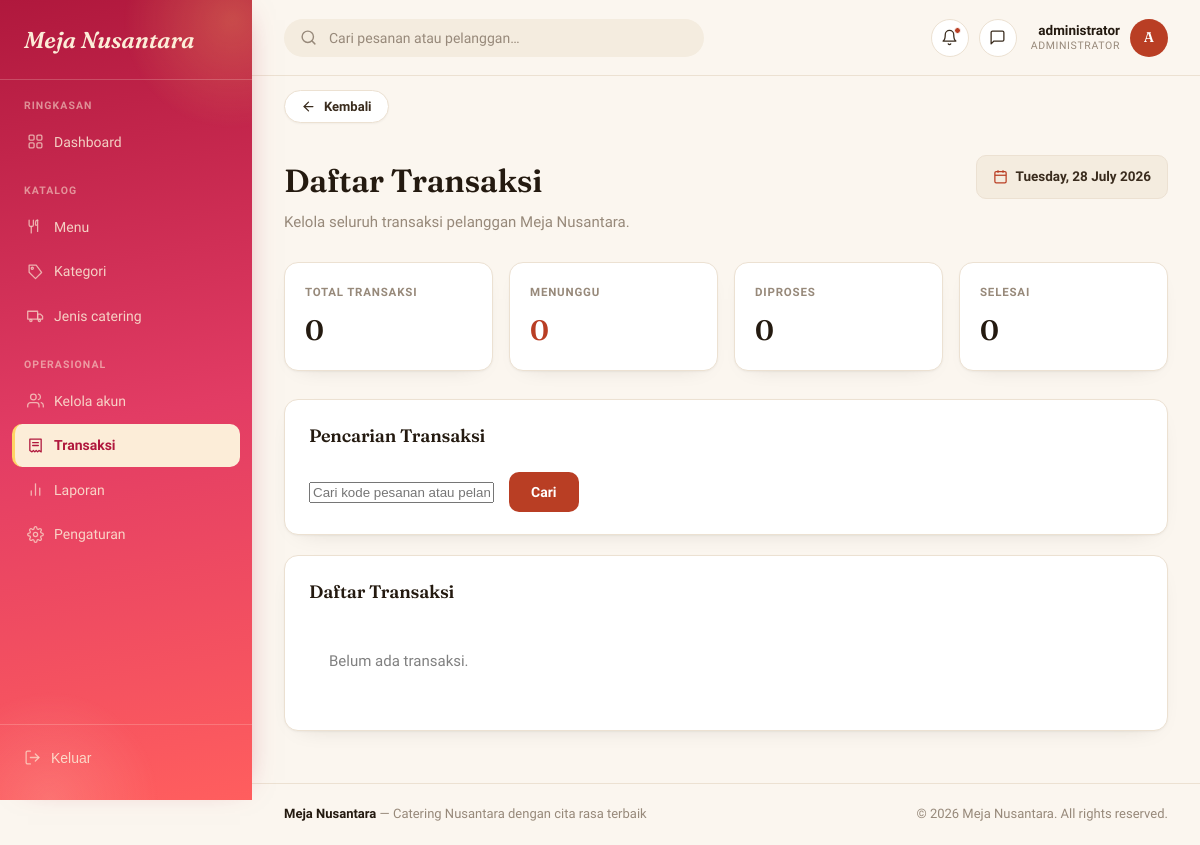
Before: /admin-panel/transaksi/ (signed in) with the older database file.
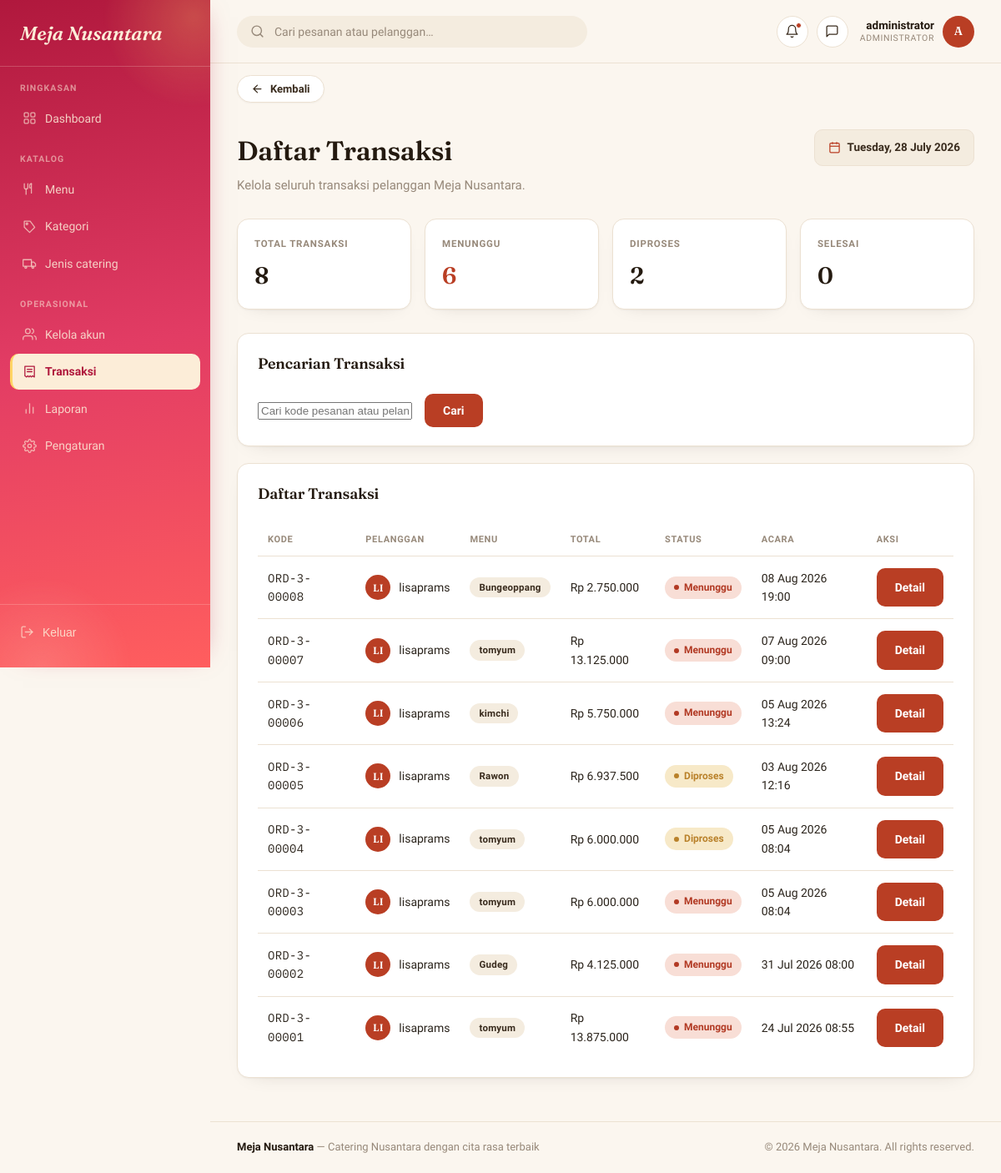
After: the same page with the newer database file.
### administrator/models.py (models this page shows, shortened)
class Pesanan(models.Model):
    class StatusPesanan(models.TextChoices):
        MENUNGGU_PEMBAYARAN = 'menunggu_pembayaran', 'Menunggu Pembayaran'
        DIPROSES = 'diproses', 'Diproses'
        SELESAI = 'selesai', 'Selesai'
        DIBATALKAN = 'dibatalkan', 'Dibatalkan'
    class StatusPembayaran(models.TextChoices):
            BELUM_BAYAR = 'belum_bayar', 'Belum Bayar'
            DP_MENUNGGU_VERIFIKASI = 'dp_menunggu_verifikasi', 'DP Menunggu Verifikasi'
            DP_TERVERIFIKASI = 'dp_terverifikasi', 'DP Terverifikasi (Menunggu Pelunasan)'
            PELUNASAN_MENUNGGU_VERIFIKASI = 'pelunasan_menunggu_verifikasi', 'Menunggu Verifikasi'
            LUNAS = 'lunas', 'Lunas'
    kode_pesanan = models.CharField(max_length=30, unique=True, editable=False)
    pelanggan = models.ForeignKey(
        User, on_delete=models.CASCADE, related_name='pesanan_list',
        limit_choices_to={'role': 'pelanggan'}
    )
    menu = models.ForeignKey(Menu, on_delete=models.PROTECT, related_name='pesanan_list')
    jenis_catering = models.ForeignKey(JenisCatering, on_delete=models.PROTECT, related_name='pesanan_list')
    nama_pemesan = models.CharField(max_length=150)
    alamat = models.TextField()
    no_telepon = models.CharField(max_length=20)
    waktu_acara = models.DateTimeField()
    jumlah_porsi = models.PositiveIntegerField(validators=[MinValueValidator(1)])
    catatan_tambahan = models.TextField(blank=True)
    total_harga = models.DecimalField(max_digits=14, decimal_places=2)
    status = models.CharField(
        max_length=30, choices=StatusPesanan.choices, default=StatusPesanan.MENUNGGU_PEMBAYARAN
    )
    wajib_dp = models.BooleanField(
        default=False,
        help_text="Snapshot: apakah pesanan ini wajib DP (diambil dari pengaturan saat pesanan dibuat)."
    )
    persen_dp = models.PositiveIntegerField(
        null=True, blank=True,
        help_text="Snapshot persentase DP yang berlaku untuk pesanan ini (jika wajib_dp=True)."
    )
    status_pembayaran = models.CharField(
        max_length=40, choices=StatusPembayaran.choices, default=StatusPembayaran.BELUM_BAYAR
    )
    diproses_oleh = models.ForeignKey(
        User, on_delete=models.SET_NULL, null=True, blank=True,
        related_name='pesanan_diproses', limit_choices_to={'role': 'petugas'}
    )
    created_at = models.DateTimeField(auto_now_add=True)
    updated_at = models.DateTimeField(auto_now=True)
    class StatusPembayaran(models.TextChoices):
        BELUM_BAYAR = 'belum_bayar', 'Belum Bayar'
        DP_MENUNGGU_VERIFIKASI = 'dp_menunggu_verifikasi', 'DP Menunggu Verifikasi'
        DP_TERVERIFIKASI = 'dp_terverifikasi', 'DP Terverifikasi (Menunggu Pelunasan)'
        PELUNASAN_MENUNGGU_VERIFIKASI = 'pelunasan_menunggu_verifikasi', 'Menunggu Verifikasi'
        LUNAS = 'lunas', 'Lunas'
    class Meta:
        verbose_name_plural = "Pesanan"
        ordering = ['-created_at']

class User(AbstractUser):
    class Role(models.TextChoices):
        ADMINISTRATOR = 'administrator', 'Administrator'
        petugas = 'petugas', 'petugas'
        PELANGGAN = 'pelanggan', 'Pelanggan'
    role = models.CharField(max_length=20, choices=Role.choices, default=Role.PELANGGAN)
    is_approved = models.BooleanField(
        default=False,
        help_text="Khusus role pelanggan. True jika registrasi sudah disetujui petugas."
    )
    approved_by = models.ForeignKey(
        'self', on_delete=models.SET_NULL, null=True, blank=True,
        related_name='approved_users', limit_choices_to={'role': 'petugas'}
    )
    approved_at = models.DateTimeField(null=True, blank=True)
    no_telepon = models.CharField(max_length=20, blank=True)
    alamat = models.TextField(blank=True)

class Menu(models.Model):
    class StatusStok(models.TextChoices):
        TERSEDIA = 'tersedia', 'Tersedia'
        KOSONG = 'kosong', 'Kosong'
    kategori = models.ForeignKey(KategoriMenu, on_delete=models.PROTECT, related_name='menu_list')
    jenis_catering = models.ForeignKey(
        JenisCatering, on_delete=models.SET_NULL, related_name='menu_list',
        null=True, blank=True,
    )
    nama_paket = models.CharField(max_length=150)
    deskripsi = models.TextField(blank=True)
    harga_per_porsi = models.DecimalField(max_digits=12, decimal_places=2, validators=[MinValueValidator(0)])
    foto = models.ImageField(upload_to='menu/', blank=True, null=True)
    status_stok = models.CharField(max_length=20, choices=StatusStok.choices, default=StatusStok.TERSEDIA)
    dibuat_oleh = models.ForeignKey(
        User, on_delete=models.SET_NULL, null=True, blank=True,
        related_name='menu_dibuat', limit_choices_to={'role': 'administrator'}
    )
    created_at = models.DateTimeField(auto_now_add=True)
    updated_at = models.DateTimeField(auto_now=True)
    class Meta:
        verbose_name_plural = "Menu"

### administrator/views.py (the view)
# urls.py: path('transaksi/', views.transaksi_list, name='transaksi_list'),
@role_required('administrator')
def transaksi_list(request):
    status_filter = request.GET.get('status', '')
    q = request.GET.get('q', '').strip()
    pesanan = Pesanan.objects.select_related('pelanggan', 'menu').prefetch_related('pembayaran_list').order_by('-created_at')
    if status_filter:
        pesanan = pesanan.filter(status=status_filter)
    if q:
        pesanan = pesanan.filter(
            Q(kode_pesanan__icontains=q) | Q(pelanggan__username__icontains=q)
        )
    semua_pesanan = Pesanan.objects.all()
    paginator = Paginator(pesanan, 15)
    page_obj = paginator.get_page(request.GET.get('page'))
    return render(request, 'administrator/transaksi_list.html', {
        'page_obj': page_obj,
        'transaksi': page_obj,
        'q': q,
        'status_filter': status_filter,
        'status_choices': Pesanan.StatusPesanan.choices,
        'total_transaksi': semua_pesanan.count(),
        'total_menunggu': semua_pesanan.filter(status=Pesanan.StatusPesanan.MENUNGGU_PEMBAYARAN).count(),
        'total_diproses': semua_pesanan.filter(status=Pesanan.StatusPesanan.DIPROSES).count(),
        'total_selesai': semua_pesanan.filter(status=Pesanan.StatusPesanan.SELESAI).count(),
    })

### administrator/templatetags/rupiah.py (called while the page is built)
@register.filter
def rupiah(value):
    try:
        return "Rp {:,.0f}".format(value).replace(",", ".")
    except (ValueError, TypeError):
        return value

### templates/administrator/transaksi_list.html (shortened to what this page needs)
{% extends "base.html" %}
{% load rupiah %}
{% block topbar_role %}Administrator{% endblock %}
{% block content %}
<div class="page-head">
<div>
<h1>Daftar Transaksi</h1>
<p>Kelola seluruh transaksi pelanggan Meja Nusantara.</p>
</div>
<div class="date-pill">
<svg viewBox="0 0 24 24" fill="none" stroke="currentColor" stroke-width="2">
<rect x="3" y="4" width="18" height="18" rx="2"/>
<line x1="16" y1="2" x2="16" y2="6"/>
<line x1="8" y1="2" x2="8" y2="6"/>
<line x1="3" y1="10" x2="21" y2="10"/>
</svg>
{% now "l, j F Y" %}
</div>
</div>
<div class="stat-grid">
    <div class="ticket stat-card">
        <div class="ticket-body">
            <div class="stat-label">Total Transaksi</div>
            <div class="stat-value">
                {{ transaksi|length }}
            </div>
        </div>
    </div>
    <div class="ticket stat-card">
        <div class="ticket-body">
            <div class="stat-label">Menunggu</div>
            <div class="stat-value accent">
                {{ total_menunggu }}
            </div>
        </div>
    </div>
    <div class="ticket stat-card">
        <div class="ticket-body">
            <div class="stat-label">Diproses</div>
            <div class="stat-value">
                {{ total_diproses }}
            </div>
        </div>
    </div>
    <div class="ticket stat-card">
        <div class="ticket-body">
            <div class="stat-label">Selesai</div>
            <div class="stat-value">
                {{ total_selesai }}
            </div>
        </div>
    </div>
</div>
<div class="panel">
<div class="panel-head">
<h3>Pencarian Transaksi</h3>
</div>
<form method="get">
<div style="
display:flex;
gap:15px;
align-items:center;">
<input
type="text"
name="q"
class="form-control"
placeholder="Cari kode pesanan atau pelanggan..."
value="{{ request.GET.q }}">
<button
class="btn btn-primary">
Cari
</button>
</div>
</form>
</div>
<div class="panel">
    <div class="panel-head">
        <h3>Daftar Transaksi</h3>
    </div>
{% if transaksi %}
<table class="data">
    <thead>
        <tr>
            <th>Kode</th>
            <th>Pelanggan</th>
            <th>Menu</th>
            <th>Total</th>
            <th>Status</th>
            <th>Acara</th>
            <th>Aksi</th>
        </tr>
    </thead>
    <tbody>
{% for pesanan in transaksi %}
<tr>
<td class="mono">
{{ pesanan.kode_pesanan }}
</td>
<td>
<div class="cell-person">
<div class="avatar avatar-sm">
{{ pesanan.pelanggan.username|slice:":2"|upper }}
</div>
{{ pesanan.pelanggan.username }}
</div>
</td>
<td>
<span class="pill-tag">
{{ pesanan.menu.nama_paket }}
</span>
</td>
<td>
{{ pesanan.total_harga|rupiah }}
</td>
<td>
{% if pesanan.status == 'menunggu_pembayaran' %}
<span class="badge menunggu">
Menunggu
</span>
{% elif pesanan.status == 'diproses' %}
<span class="badge diproses">
Diproses
</span>
{% elif pesanan.status == 'selesai' %}
<span class="badge selesai">
Selesai
</span>
{% elif pesanan.status == 'dibatalkan' %}
<span class="badge batal">
Dibatalkan
</span>
{% else %}
<span class="badge">
{{ pesanan.get_status_display }}
</span>
{% endif %}
</td>
<td>
{{ pesanan.waktu_acara|date:"d M Y H:i" }}
</td>
<td>
<a href="{% url 'administrator:transaksi_detail' pesanan.id %}"
class="btn btn-primary">
Detail
</a>
</td>
</tr>
{% endfor %}
</tbody>
</table>
{% else %}
<p style="padding:20px;color:gray">
Belum ada transaksi.
</p>
{% endif %}
</div>
{% endblock %}

Changed rows visible on the page:
added Pesanan: kode_pesanan "ORD-3-00008", pelanggan.username "LI", pelanggan.username "lisaprams", menu.nama_paket "Bungeoppang", total_harga|rupiah "Rp 2.750.000", shows "Menunggu", waktu_acara "08 Aug 2026 19:00"
added Pesanan: kode_pesanan "ORD-3-00007", pelanggan.username "LI", pelanggan.username "lisaprams", menu.nama_paket "tomyum", total_harga|rupiah "Rp 13.125.000", shows "Menunggu", waktu_acara "07 Aug 2026 09:00"
added Pesanan: kode_pesanan "ORD-3-00006", pelanggan.username "LI", pelanggan.username "lisaprams", menu.nama_paket "kimchi", total_harga|rupiah "Rp 5.750.000", shows "Menunggu", waktu_acara "05 Aug 2026 13:24"
added Pesanan: kode_pesanan "ORD-3-00005", pelanggan.username "LI", pelanggan.username "lisaprams", menu.nama_paket "Rawon", total_harga|rupiah "Rp 6.937.500", status "Diproses", waktu_acara "03 Aug 2026 12:16"
added Pesanan: kode_pesanan "ORD-3-00004", pelanggan.username "LI", pelanggan.username "lisaprams", menu.nama_paket "tomyum", total_harga|rupiah "Rp 6.000.000", status "Diproses", waktu_acara "05 Aug 2026 08:04"
added Pesanan: kode_pesanan "ORD-3-00003", pelanggan.username "LI", pelanggan.username "lisaprams", menu.nama_paket "tomyum", total_harga|rupiah "Rp 6.000.000", shows "Menunggu", waktu_acara "05 Aug 2026 08:04"
added Pesanan: kode_pesanan "ORD-3-00002", pelanggan.username "LI", pelanggan.username "lisaprams", menu.nama_paket "Gudeg", total_harga|rupiah "Rp 4.125.000", shows "Menunggu", waktu_acara "31 Jul 2026 08:00"
added Pesanan: kode_pesanan "ORD-3-00001", pelanggan.username "LI", pelanggan.username "lisaprams", menu.nama_paket "tomyum", total_harga|rupiah "Rp 13.875.000", shows "Menunggu", waktu_acara "24 Jul 2026 08:55"
Other visible differences:
{{ transaksi|length }}: "0" → "8"
{{ total_menunggu }}: "0" → "6"
{{ total_diproses }}: "0" → "2"
text no longer shown: "Belum ada transaksi."
text now shown: "KODE PELANGGAN MENU TOTAL STATUS ACARA AKSI"
